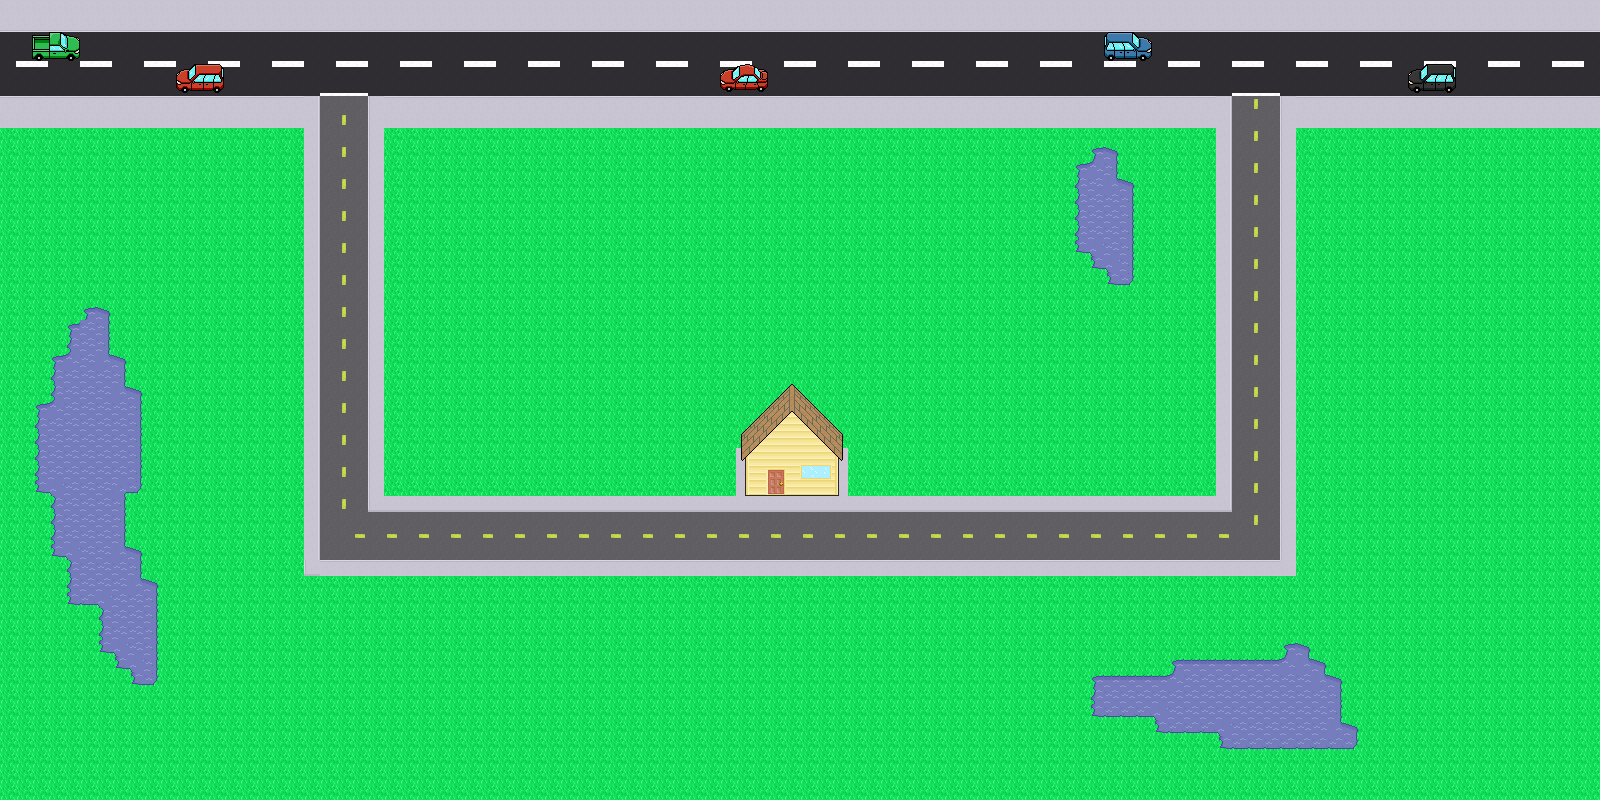

Rendered tile map (Tiled .tmx) drawn with the repository's tilesets; below, a short description and the map source with its tile grids summarised:
An orthogonal 100x50 tile map with 16x16 px tiles, 3 tile layers (Backround, Water, Images), 2 tilesets and 31 objects.

<map version="1.10" tiledversion="1.11.0" orientation="orthogonal" renderorder="right-down" width="100" height="50" tilewidth="16" tileheight="16" infinite="0" nextlayerid="9" nextobjectid="46">
 <tileset firstgid="1" source="Tiles.tsx" />
 <tileset firstgid="28" source="Water.tsx" />
 <layer id="1" name="Backround" width="100" height="50">
  <data>[5000 cells, 5000 non-empty, 15 distinct tile ids]</data>
 </layer>
 <layer id="2" name="Water" width="100" height="50">
  <data>[5000 cells, 234 non-empty, 16 distinct tile ids]</data>
 </layer>
 <layer id="3" name="Images" width="100" height="50">
  <data>[5000 cells, 5 non-empty, 5 distinct tile ids]</data>
 </layer>
 <objectgroup id="4" name="Water">
  <object id="3" x="80" y="304" width="32" height="304" />
  <object id="4" x="64" y="320" width="16" height="288" />
  <object id="5" x="48" y="352" width="16" height="208" />
  <object id="6" x="32" y="416" width="16" height="80" />
  <object id="7" x="32" y="400" width="16" height="16" />
  <object id="8" x="112" y="368" width="16" height="304" />
  <object id="9" x="96" y="608" width="16" height="48" />
  <object id="11" x="128" y="576" width="32" height="112" />
  <object id="12" x="128" y="544" width="16" height="32" />
  <object id="13" x="128" y="384" width="16" height="112" />
  <object id="14" x="112" y="352" width="16" height="16" />
  <object id="15" x="1168" y="656" width="160" height="80" />
  <object id="16" x="1328" y="720" width="32" height="32" />
  <object id="17" x="1216" y="736" width="112" height="16" />
  <object id="18" x="1328" y="672" width="16" height="48" />
  <object id="19" x="1280" y="640" width="32" height="16" />
  <object id="20" x="1152" y="672" width="16" height="64" />
  <object id="21" x="1088" y="672" width="64" height="48" />
  <object id="22" x="1104" y="176" width="32" height="112" />
  <object id="23" x="1088" y="144" width="32" height="32" />
  <object id="24" x="1072" y="160" width="32" height="96" />
  <object id="25" x="1088" y="256" width="16" height="16" />
 </objectgroup>
 <objectgroup id="5" name="Road">
  <object id="2" x="0" y="0" width="1600" height="96" />
 </objectgroup>
 <objectgroup id="8" name="House">
  <object id="42" x="736" y="432" width="112" height="64" />
  <object id="43" x="752" y="416" width="80" height="16" />
  <object id="44" x="768" y="400" width="48" height="16" />
  <object id="45" x="784" y="384" width="16" height="16" />
 </objectgroup>
 <objectgroup id="6" name="Road2">
  <object id="27" x="304" y="96" width="80" height="480" />
  <object id="28" x="384" y="496" width="912" height="80" />
  <object id="29" x="1216" y="96" width="80" height="400" />
 </objectgroup>
 <objectgroup id="7" name="HitBoxReseption">
  <object id="39" x="704" y="368" width="176" height="160" />
 </objectgroup>
</map>
